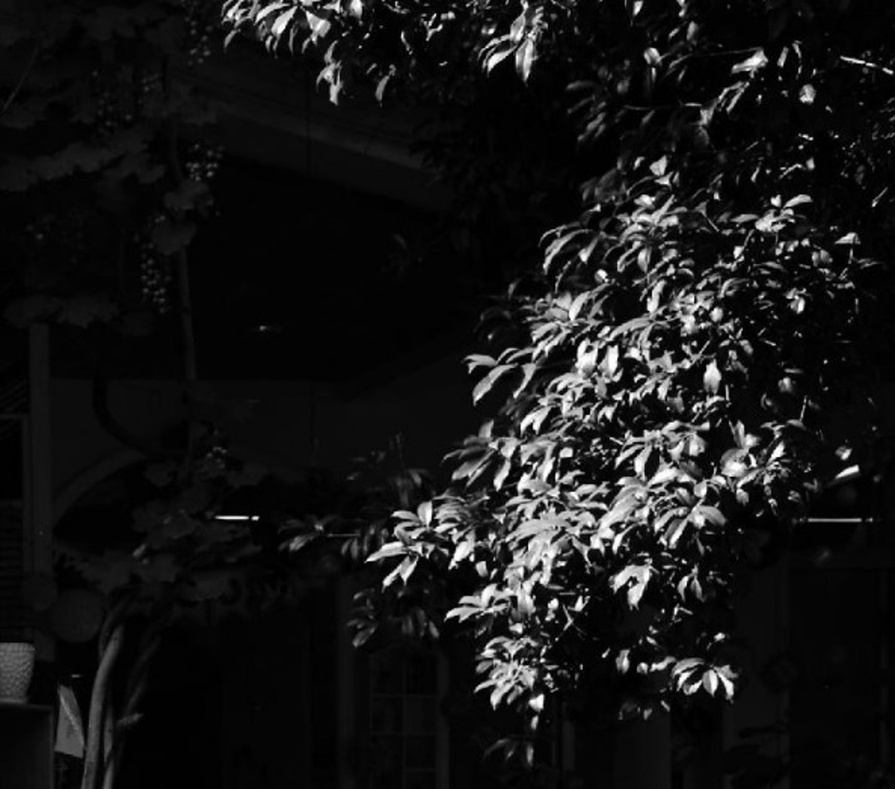
#> input picture image_enhancement_3/HF.jpg, 895 x 789 px, shrunk from 1317 x 1161 before the run
$ jupyter execute test2.ipynb
#> lines starting #> are read from the running program, lines starting #| are printed output that depends on the picture
[cell 1]
import cv2
import numpy as np
import matplotlib.pyplot as plt

[cell 2]
img = cv2.imread('./HF.jpg', 0)
#> img is the input picture: shape (789, 895); min 0, max 255, mean 23.1
img

[cell 3]
gamma_h = 2.0
gamma_l = 0.5
c = 10
d0 = 30

[cell 4]
# 对输入图像进行对数变换
gray_img = img.astype('float') / 255.0
img_log = np.log(gray_img + 1.0)
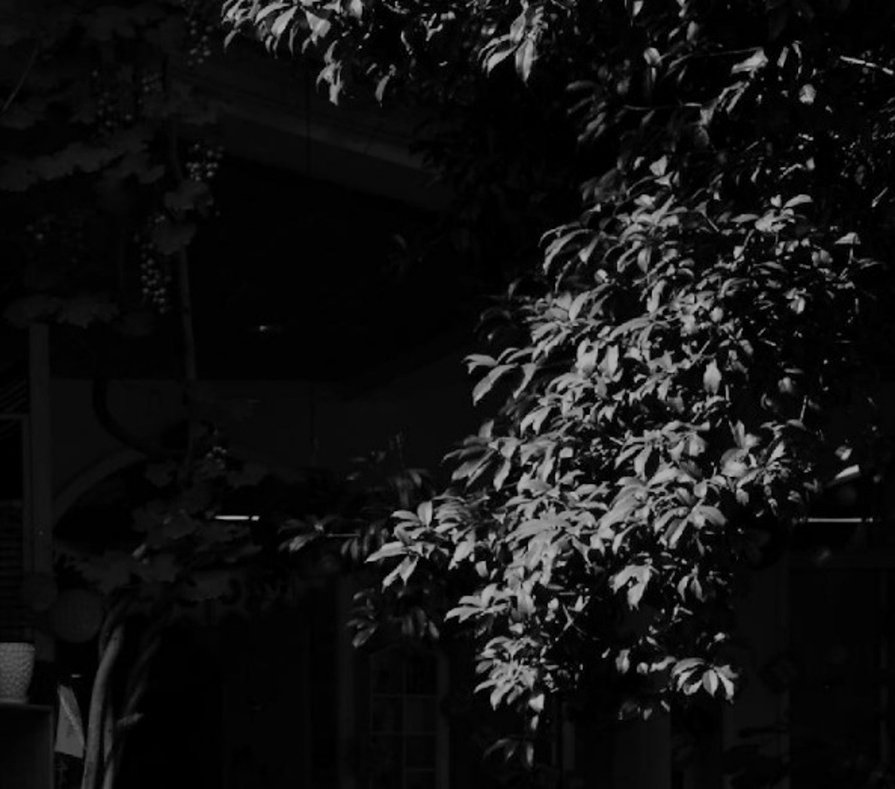
#> img_log: shape (789, 895) float64; min 0, max 0.693, mean 0.0766

# 计算图像的傅里叶变换
img_fft = np.fft.fft2(img_log)

[cell 5]
# 计算频率域中每个点的距离
u, v = np.meshgrid(np.arange(img_fft.shape[1]), np.arange(img_fft.shape[0]))
d_uv = np.sqrt((u - img_fft.shape[1]/2)**2 + (v - img_fft.shape[0]/2)**2)

[cell 6]
# 计算同态滤波器函数
h_uv = (gamma_h - gamma_l) * (1 - np.exp(-c * (d_uv**2 / d0**2))) + gamma_l

[cell 7]
# 将滤波器函数应用于频率域图像
img_fft_filt = h_uv * img_fft

[cell 8]
# 计算滤波后的图像，并进行逆对数变换
img_filt = np.real(np.fft.ifft2(np.exp(np.fft.ifftshift(img_fft_filt))))
#> img_filt: shape (789, 895) float64; every value is NaN or infinite
img_filt = np.uint8(np.round(np.expm1(img_filt) * 255))
#> img_filt: shape (789, 895); every value is 0

[cell 9]
# 中心化频率域图像
img_freq_centered = np.fft.fftshift(img_fft_filt)

# 进行逆傅里叶变换
img_space = np.fft.ifft2(img_freq_centered)

# 将实数部分提取出来（因为逆傅里叶变换得到的是复数图像）
img_space = np.real(img_space)
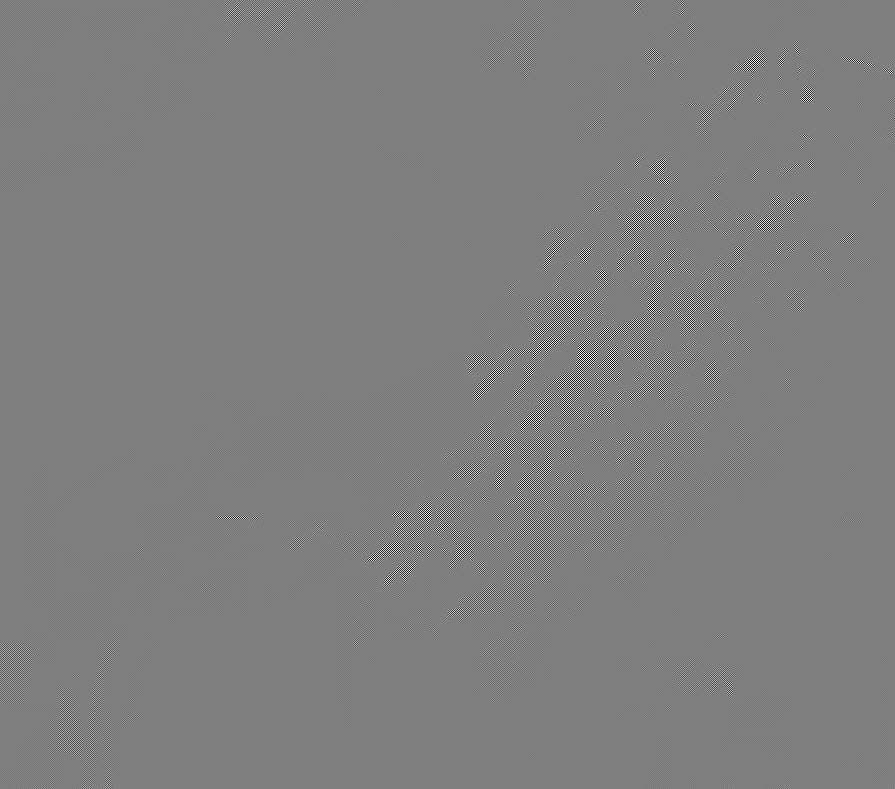
#> img_space: shape (789, 895) float64; min -1.38, max 1.38, mean 4.05e-07; drawn with min black and max white

[cell 10]
img_space

[cell 11]
res = np.exp(img_space)
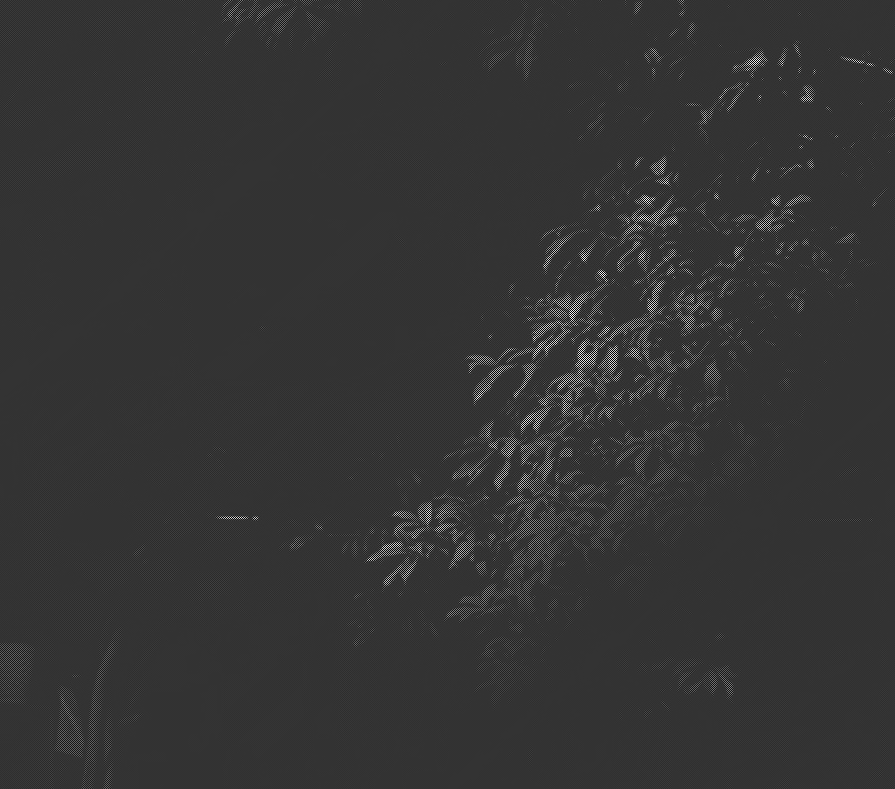
#> res: shape (789, 895) float64; min 0.251, max 3.99, mean 1.03; drawn with min black and max white
res

[cell 12]
res = np.exp(img_space)
img_filt = np.uint8(np.round(np.expm1(res) * 255))
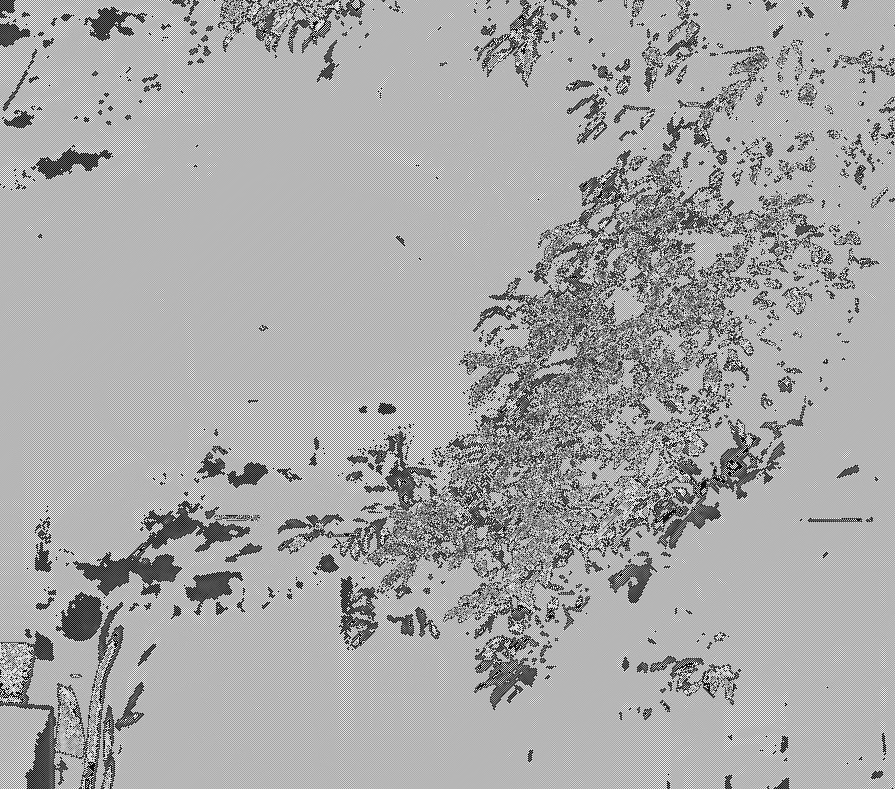
#> img_filt: shape (789, 895); min 0, max 255, mean 168.1

# # 显示空间域图像
# cv2.imshow('Spatial Domain Image', img_space)
# cv2.waitKey(0)
# cv2.destroyAllWindows()
